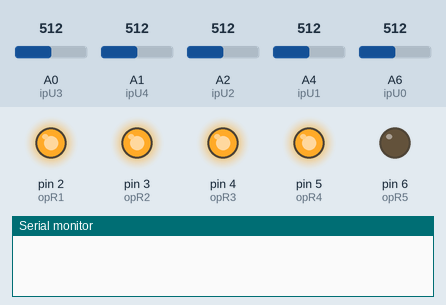
Simulated run of this sketch. Board: Arduino Nano, built with avr-gcc and run on an emulated ATmega328P. Parts: output pins drawn as LEDs (lit = HIGH), the last lines printed to the serial monitor. The test bench sets the inputs (shaded band); at power-on: A0 (ipU3) = 512, A1 (ipU4) = 512, A2 (ipU2) = 512, A4 (ipU1) = 512, A6 (ipU0) = 512.

Above: at 0.1 s.
At 2.2 s:
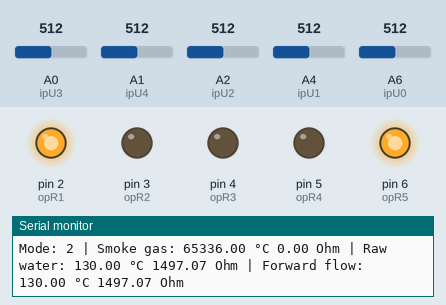
2.3 s: A0 (ipU3) set to 187
3.8 s: A0 (ipU3) set to 156
6.5 s: A1 (ipU4) set to 178
8.0 s: A1 (ipU4) set to 150
At 32.2 s:
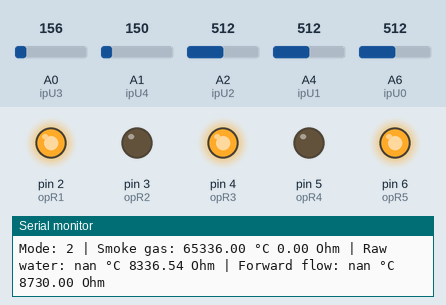
Timing chart, 0 to 32.5 s (numbered marks = the images above; inputs shaded):
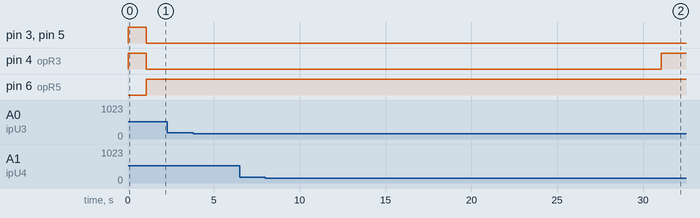

The sketch:

StoveExtension_control.ino
```cpp
/*
  StoveExtension_control

  Reads Temperature measurements, controls valves and circulating pumps to integrate a stove into a central heating system to heat raw water or/and heaters.

  Temperature Measurements:
  - Smoke gas PT1000 (4-wire)
  - Raw water PT1000 (2-wire)
  - Forward flow central heating PT1000 (2-wire)

  Valves
  - Stove heat to Raw water
  - Stove heat to Forward flow central heating

  Circulating pumps
  - Stove heat exchanger flow
  - Forward flow central heating

  modified 17 December 2022
  by Nils A. Mueller

  https://github.com/NilsAlexanderMueller/Arduino-based-central-heating-stove-extension/tree/main
*/
//-----------------------------------------------------------------------------------
//---------------------------------CONSTANTS-----------------------------------------
//-----------------------------------------------------------------------------------
const PROGMEM uint32_t PT1000R[] = {185.2, 189.52, 193.84, 198.15, 202.47, 206.77, 211.08, 215.38, 219.67, 223.97, 228.25, 232.54, 236.82, 241.1, 245.38, 249.65, 253.92, 258.19, 262.45, 266.71, 270.96, 275.22, 279.47, 283.71, 287.96, 292.2, 296.43, 300.67, 304.9, 309.13, 313.35, 317.57, 321.79, 326.01, 330.22, 334.43, 338.64, 342.84, 347.04, 351.24, 355.43, 359.63, 363.82, 368, 372.19, 376.37, 380.55, 384.72, 388.89, 393.06, 397.23, 401.4, 405.56, 409.72, 413.88, 418.03, 422.18, 426.33, 430.48, 434.62, 438.76, 442.9, 447.04, 451.17, 455.31, 459.44, 463.56, 467.69, 471.81, 475.93, 480.05, 484.16, 488.28, 492.39, 496.49, 500.6, 504.7, 508.81, 512.91, 517, 521.1, 525.19, 529.28, 533.37, 537.46, 541.54, 545.62, 549.7, 553.78, 557.86, 561.93, 566, 570.07, 574.14, 578.21, 582.27, 586.33, 590.39, 594.45, 598.5, 602.56, 606.61, 610.66, 614.71, 618.76, 622.8, 626.84, 630.88, 634.92, 638.96, 643, 647.03, 651.06, 655.09, 659.12, 663.15, 667.17, 671.2, 675.22, 679.24, 683.25, 687.27, 691.29, 695.3, 699.31, 703.32, 707.33, 711.34, 715.34, 719.34, 723.35, 727.35, 731.34, 735.34, 739.34, 743.33, 747.32, 751.31, 755.3, 759.29, 763.28, 767.26, 771.25, 775.23, 779.21, 783.19, 787.17, 791.14, 795.12, 799.09, 803.06, 807.03, 811, 814.97, 818.94, 822.9, 826.87, 830.83, 834.79, 838.75, 842.71, 846.66, 850.62, 854.57, 858.53, 862.48, 866.43, 870.38, 874.32, 878.27, 882.22, 886.16, 890.1, 894.04, 897.98, 901.92, 905.86, 909.8, 913.73, 917.67, 921.6, 925.53, 929.46, 933.39, 937.32, 941.24, 945.17, 949.09, 953.02, 956.94, 960.86, 964.78, 968.7, 972.61, 976.53, 980.44, 984.36, 988.27, 992.18, 996.09, 1000, 1003.91, 1007.81, 1011.72, 1015.62, 1019.53, 1023.43, 1027.33, 1031.23, 1035.13, 1039.03, 1042.92, 1046.82, 1050.71, 1054.6, 1058.49, 1062.38, 1066.27, 1070.16, 1074.05, 1077.94, 1081.82, 1085.7, 1089.59, 1093.47, 1097.35, 1101.23, 1105.1, 1108.98, 1112.86, 1116.73, 1120.6, 1124.47, 1128.35, 1132.21, 1136.08, 1139.95, 1143.82, 1147.68, 1151.55, 1155.41, 1159.27, 1163.13, 1166.99, 1170.85, 1174.7, 1178.56, 1182.41, 1186.27, 1190.12, 1193.97, 1197.82, 1201.67, 1205.52, 1209.36, 1213.21, 1217.05, 1220.9, 1224.74, 1228.58, 1232.42, 1236.26, 1240.09, 1243.93, 1247.77, 1251.6, 1255.43, 1259.26, 1263.09, 1266.92, 1270.75, 1274.58, 1278.4, 1282.23, 1286.05, 1289.87, 1293.7, 1297.52, 1301.33, 1305.15, 1308.97, 1312.78, 1316.6, 1320.41, 1324.22, 1328.03, 1331.84, 1335.65, 1339.46, 1343.26, 1347.07, 1350.87, 1354.68, 1358.48, 1362.28, 1366.08, 1369.87, 1373.67, 1377.47, 1381.26, 1385.06, 1388.85, 1392.64, 1396.43, 1400.22, 1404, 1407.79, 1411.58, 1415.36, 1419.14, 1422.93, 1426.71, 1430.49, 1434.26, 1438.04, 1441.82, 1445.59, 1449.37, 1453.14, 1456.91, 1460.68, 1464.45, 1468.22, 1471.98, 1475.75, 1479.51, 1483.28, 1487.04, 1490.8, 1494.56, 1498.32, 1502.08, 1505.83, 1509.59, 1513.34, 1517.1, 1520.85, 1524.6, 1528.35, 1532.1, 1535.84, 1539.59, 1543.33, 1547.08, 1550.82, 1554.56, 1558.3, 1562.04, 1565.78, 1569.52, 1573.25, 1576.99, 1580.72, 1584.45, 1588.18, 1591.91, 1595.64, 1599.37, 1603.09, 1606.82, 1610.54, 1614.27, 1617.99, 1621.71, 1625.43, 1629.15, 1632.86, 1636.58, 1640.3, 1644.01, 1647.72, 1651.43, 1655.14, 1658.85, 1662.56, 1666.27, 1669.97, 1673.68, 1677.38, 1681.08, 1684.78, 1688.48, 1692.18, 1695.88, 1699.58, 1703.27, 1706.96, 1710.66, 1714.35, 1718.04, 1721.73, 1725.42, 1729.1, 1732.79, 1736.48, 1740.16, 1743.84, 1747.52, 1751.2, 1754.88, 1758.56, 1762.24, 1765.91, 1769.59, 1773.26, 1776.93, 1780.6, 1784.27, 1787.94, 1791.61, 1795.28, 1798.94, 1802.6, 1806.27, 1809.93, 1813.59, 1817.25, 1820.91, 1824.56, 1828.22, 1831.88, 1835.53, 1839.18, 1842.83, 1846.48, 1850.13, 1853.78, 1857.43, 1861.07, 1864.72, 1868.36, 1872, 1875.64, 1879.28, 1882.92, 1886.56, 1890.19, 1893.83, 1897.46, 1901.1, 1904.73, 1908.36, 1911.99, 1915.62, 1919.24, 1922.87, 1926.49, 1930.12, 1933.74, 1937.36, 1940.98, 1944.6, 1948.22, 1951.83, 1955.45, 1959.06, 1962.68, 1966.29, 1969.9, 1973.51, 1977.12, 1980.73, 1984.33, 1987.94, 1991.54, 1995.14, 1998.75, 2002.35, 2005.95, 2009.54, 2013.14, 2016.74, 2020.33, 2023.93, 2027.52, 2031.11, 2034.7, 2038.29, 2041.88, 2045.46, 2049.05, 2052.63, 2056.22, 2059.8, 2063.38, 2066.96, 2070.54, 2074.11, 2077.69, 2081.27, 2084.84, 2088.41, 2091.98, 2095.55, 2099.12, 2102.69, 2106.26, 2109.82, 2113.39, 2116.95, 2120.52, 2124.08, 2127.64, 2131.2, 2134.75, 2138.31, 2141.87, 2145.42, 2148.97, 2152.52, 2156.08, 2159.62, 2163.17, 2166.72, 2170.27, 2173.81, 2177.36, 2180.9, 2184.44, 2187.98, 2191.52, 2195.06, 2198.6, 2202.13, 2205.67, 2209.2, 2212.73, 2216.26, 2219.79, 2223.32, 2226.85, 2230.38, 2233.9, 2237.43, 2240.95, 2244.47, 2247.99, 2251.51, 2255.03, 2258.55, 2262.06, 2265.58, 2269.09, 2272.6, 2276.12, 2279.63, 2283.14, 2286.64, 2290.15, 2293.66, 2297.16, 2300.66, 2304.17, 2307.67, 2311.17, 2314.67, 2318.16, 2321.66, 2325.16, 2328.65, 2332.14, 2335.64, 2339.13, 2342.62, 2346.1, 2349.59, 2353.08, 2356.56, 2360.05, 2363.53, 2367.01, 2370.49, 2373.97, 2377.45, 2380.93, 2384.4, 2387.88, 2391.35, 2394.82, 2398.29, 2401.76, 2405.23, 2408.7, 2412.17, 2415.63, 2419.1, 2422.56, 2426.02, 2429.48, 2432.94, 2436.4, 2439.86, 2443.31, 2446.77, 2450.22, 2453.67, 2457.13, 2460.58, 2464.03, 2467.47, 2470.92, 2474.37, 2477.81, 2481.25, 2484.7, 2488.14, 2491.58, 2495.02, 2498.45, 2501.89, 2505.33, 2508.76, 2512.19, 2515.62, 2519.06, 2522.48, 2525.91, 2529.34, 2532.77, 2536.19, 2539.62, 2543.04, 2546.46, 2549.88, 2553.3, 2556.72, 2560.13, 2563.55, 2566.96, 2570.38, 2573.79, 2577.2, 2580.61, 2584.02, 2587.43, 2590.83, 2594.24, 2597.64, 2601.05, 2604.45, 2607.85, 2611.25, 2614.65, 2618.04, 2621.44, 2624.83, 2628.23, 2631.62, 2635.01, 2638.4, 2641.79, 2645.18, 2648.57, 2651.95, 2655.34, 2658.72, 2662.1, 2665.48, 2668.86, 2672.24, 2675.62, 2679, 2682.37, 2685.74, 2689.12, 2692.49, 2695.86, 2699.23, 2702.6, 2705.97, 2709.33, 2712.7, 2716.06, 2719.42, 2722.78, 2726.14, 2729.5, 2732.86, 2736.22, 2739.57, 2742.93, 2746.28, 2749.63, 2752.98, 2756.33, 2759.68, 2763.03, 2766.38, 2769.72, 2773.07, 2776.41, 2779.75, 2783.09, 2786.43, 2789.77, 2793.11, 2796.44, 2799.78, 2803.11, 2806.44, 2809.78, 2813.11, 2816.43, 2819.76, 2823.09, 2826.41, 2829.74, 2833.06, 2836.38, 2839.71, 2843.03, 2846.34, 2849.66, 2852.98, 2856.29, 2859.61, 2862.92, 2866.23, 2869.54, 2872.85, 2876.16, 2879.47, 2882.77, 2886.08, 2889.38, 2892.68, 2895.99, 2899.29, 2902.58, 2905.88, 2909.18, 2912.47, 2915.77, 2919.06, 2922.35, 2925.65, 2928.94, 2932.22, 2935.51, 2938.8, 2942.08, 2945.37, 2948.65, 2951.93, 2955.21, 2958.49, 2961.77, 2965.05, 2968.32, 2971.6, 2974.87, 2978.14, 2981.42, 2984.69, 2987.95, 2991.22, 2994.49, 2997.75, 3001.02, 3004.28, 3007.54, 3010.8, 3014.06, 3017.32, 3020.58, 3023.84, 3027.09, 3030.35, 3033.6, 3036.85, 3040.1, 3043.35, 3046.6, 3049.85, 3053.09, 3056.34, 3059.58, 3062.82, 3066.06, 3069.3, 3072.54, 3075.78, 3079.02, 3082.25, 3085.49, 3088.72, 3091.95, 3095.18, 3098.41, 3101.64, 3104.87, 3108.1, 3111.32, 3114.54, 3117.77, 3120.99, 3124.21, 3127.43, 3130.65, 3133.86, 3137.08, 3140.29, 3143.51, 3146.72, 3149.93, 3153.14, 3156.35, 3159.56, 3162.77, 3165.97, 3169.18, 3172.38, 3175.58, 3178.78, 3181.98, 3185.18, 3188.38, 3191.57, 3194.77, 3197.96, 3201.16, 3204.35, 3207.54, 3210.73, 3213.91, 3217.1, 3220.29, 3223.47, 3226.66, 3229.84, 3233.02, 3236.2, 3239.38, 3242.56, 3245.73, 3248.91, 3252.08, 3255.26, 3258.43, 3261.6, 3264.77, 3267.94, 3271.1, 3274.27, 3277.44, 3280.6, 3283.76, 3286.92, 3290.08, 3293.24, 3296.4, 3299.56, 3302.71, 3305.87, 3309.02, 3312.17, 3315.33, 3318.48, 3321.62, 3324.77, 3327.92, 3331.06, 3334.21, 3337.35, 3340.49, 3343.63, 3346.77, 3349.91, 3353.05, 3356.19, 3359.32, 3362.46, 3365.59, 3368.72, 3371.85, 3374.98, 3378.11, 3381.23, 3384.36, 3387.48, 3390.61, 3393.73, 3396.85, 3399.97, 3403.09, 3406.21, 3409.32, 3412.44, 3415.55, 3418.67, 3421.78, 3424.89, 3428, 3431.11, 3434.22, 3437.32, 3440.43, 3443.53, 3446.63, 3449.73, 3452.84, 3455.93, 3459.03, 3462.13, 3465.22, 3468.32, 3471.41, 3474.51, 3477.6, 3480.69, 3483.78, 3486.86, 3489.95, 3493.03, 3496.12, 3499.2, 3502.28, 3505.36, 3508.44, 3511.52, 3514.6, 3517.68, 3520.75, 3523.82, 3526.9, 3529.97, 3533.04, 3536.11, 3539.18, 3542.24, 3545.31, 3548.37, 3551.44, 3554.5, 3557.56, 3560.62, 3563.68, 3566.74, 3569.79, 3572.85, 3575.9, 3578.96, 3582.01, 3585.06, 3588.11, 3591.16, 3594.2, 3597.25, 3600.29, 3603.34, 3606.38, 3609.42, 3612.46, 3615.5, 3618.54, 3621.58, 3624.61, 3627.65, 3630.68, 3633.71, 3636.74, 3639.77, 3642.8, 3645.83, 3648.86, 3651.88, 3654.91, 3657.93, 3660.95, 3663.97, 3666.99, 3670.01, 3673.03, 3676.04, 3679.06, 3682.07, 3685.08, 3688.1, 3691.11, 3694.12, 3697.12, 3700.13, 3703.14, 3706.14, 3709.14, 3712.15, 3715.15, 3718.15, 3721.15, 3724.14, 3727.14, 3730.13, 3733.13, 3736.12, 3739.11, 3742.1, 3745.09, 3748.08, 3751.07, 3754.06, 3757.04, 3760.02, 3763.01, 3765.99, 3768.97, 3771.95, 3774.93, 3777.9, 3780.88, 3783.85, 3786.83, 3789.8, 3792.77, 3795.74, 3798.71, 3801.67, 3804.64, 3807.61, 3810.57, 3813.53, 3816.5, 3819.46, 3822.42, 3825.37, 3828.33, 3831.29, 3834.24, 3837.2, 3840.15, 3843.1, 3846.05, 3849, 3851.95, 3854.89, 3857.84, 3860.78, 3863.73, 3866.67, 3869.61, 3872.55, 3875.49, 3878.43, 3881.36, 3884.3, 3887.23, 3890.16, 3893.1, 3896.03, 3898.96, 3901.88, 3904.81, 3907.74, 3910.66, 3913.59, 3916.51, 3919.43, 3922.35, 3925.27, 3928.19, 3931.1};
const double R0 = 1500; //Resistance value used for voltage divider
const int RTu = 1309; //Smoke gas 80 °C
const int RTl = 1232; //Smoke gas 60 °C
const int RTBu = 1232; //60 °C //1309; //Raw water 80 °C (60)
const int RTBl = 1194; //50 °C //1271; //Raw water 70 °C
const int RTVu = 1308; //80 °C //1232; //Forward flow Central heating system 60 °C
const int period = 1000; // Step size in milliseconds
const int koffset = -201;
const int period2 = 30000; // Active time period in milliseconds

//Input pins ("i"nput "p"in Voltage"U" number"0-2") (Pins 19-26)
//|----[||||]---*---[||||]--*--->>
//GND    R0  (A6,A4)  RT   (A2) Vcc
const int ipU0 = A6; //U_R (1)
const int ipU1 = A4; //U_PT1000_1_1 //4-wire-Smoke gas
const int ipU2 = A2; //U_PT1000_1_2 //4-wire-Smoke gas
//|----[||||]---*---[||||]--->> //
//GND    R0 (A0)/(A1) RT     Vcc
const int ipU3 = A0; //U_PT1000_2 //2-wire-Raw water
const int ipU4 = A1; //U_PT1000_3 //2-wire-Forward flow

//Output pins ("o"utput "p"in "R"elay number"1..4") (Pins 0-1;5-15))
const int opR1 = 2; //Relay IN1 //V1    //low-Active relay  //Raw water
const int opR2 = 3; //Relay IN2 //V2    //low-Active relay  //Central heating system Forward flow
const int opR3 = 4; //Relay IN3 //V_on  //low-Active relay  //Energy for Valves
const int opR4 = 5; //Relay IN4 //P1    //low-Active relay  //Circulating pump Stove
const int opR5 = 6; //Relay IN5 //P2    //high-Active relay //Circulating pump Forward flow Heating circuit

//-----------------------------------------------------------------------------------
//---------------------------------VARIABLES-----------------------------------------
//-----------------------------------------------------------------------------------

//Input values ("I"nput "V"alue Voltage"U" Number"0-4")
double ivU0 = 0;
double ivU1 = 0;
double ivU2 = 0;
double ivU3 = 0;
double ivU4 = 0;

//Output values ("O"utput "V"alue "R"elay Number"1..4" "N"ew)
int ovR1 = 1; int ovR1n = 1;
int ovR2 = 1; int ovR2n = 1;
int ovR3 = 1; int ovR3n = 1;
int ovR4 = 1; int ovR4n = 1;
int ovR5 = 0; int ovR5n = 0;

//Calculation
double RT = 0; //PT1000 resistance Smoke gas
double RTB = 0; //PT1000 resistance Raw water
double RTV = 0; //PT1000 resistance Forward flow
unsigned long pMillis = 0;
int Temp = 0; //Temperature
int TempDif = 29000; //n-1 Temperature Difference
int x2 = 0; //n Temperature Difference
int mode = 0;
int is_active = 0;
unsigned long cMillis2 = 0;
unsigned long pMillis2 = 0;

//-----------------------------------------------------------------------------------
//---------------------------------SETUP---------------------------------------------
//-----------------------------------------------------------------------------------

void setup() {
  // Set Outputs as input and set default state
  pinMode(opR1, OUTPUT); digitalWrite(opR1, HIGH);
  pinMode(opR2, OUTPUT); digitalWrite(opR2, HIGH);
  pinMode(opR3, OUTPUT); digitalWrite(opR3, HIGH);
  pinMode(opR4, OUTPUT); digitalWrite(opR4, HIGH);
  pinMode(opR5, OUTPUT); digitalWrite(opR5, LOW);
  // Initialize Serial communication
  Serial.begin(9600);
  delay(1000);
}

//-----------------------------------------------------------------------------------
//---------------------------------MAIN----------------------------------------------
//-----------------------------------------------------------------------------------

void loop() {
  unsigned long cMillis = millis(); //Check period
  if (cMillis - pMillis >= period) {
    pMillis = cMillis;

    readInput(); //Read Input values
    calcR(); //Calulate Resistances RT, RTB, RTV / temperatures
    setMode(); //Control logic: Set operating mode depending on temperatures
    setOutput(mode); //Set Outputs depending on calculated mode
    setActuatorsPower(); //Set actuators power if V1 or V2 need to change status
    writeSerial(); //Send values to serial
    writeOutput(); //Write Output values
  }
}

//-----------------------------------------------------------------------------------
//---------------------------------FUNCTIONS-----------------------------------------
//-----------------------------------------------------------------------------------

//---------------------------------RtoT_PT1000---------------------------------------
double RtoT_PT1000(double R){ //Calculate temperature value from resistance value using look-up table within boundaries, using function out of bounds
  double a = 3.9083E-03;
  double b = -5.7750E-07;
  uint32_t Rtable = 0;
  double rTemp = 0;
  for (uint16_t k = 0; k < 1060; k++) {
    if (R > 3931){
      rTemp = (-1000*a+sqrt(1000000*a*a-4000*b*(1000-R)))/(2000*b);
      return rTemp;
    }
    Rtable = pgm_read_word_near(PT1000R + k);
    x2 = abs(Rtable - R);

    if (x2 > TempDif) {
      rTemp = k+koffset;
      TempDif = 29000;
      x2 = 0;
      return rTemp;
    } else {
      TempDif = x2;
    }
  }
  return 9999;
}

//---------------------------------readInput-----------------------------------------
void readInput(){ //Read voltages from ADC with 4-values-average
  ivU0 = 0; ivU1 = 0; ivU2 = 0; ivU3 = 0; ivU4 = 0;
  for (int k=0;k<4;k++){ //oversampling
    ivU0 += analogRead(ipU0); //Voltage U0:U_R0 min Value: 0/Gnd max Value: 1023/Vcc
    ivU1 += analogRead(ipU1); //Voltage U1:U_RT1 min Value: 0/Gnd max Value: 1023/Vcc
    ivU2 += analogRead(ipU2); //Voltage U2:U_RT2 min Value: 0/Gnd max Value: 1023/Vcc
    ivU3 += analogRead(ipU3); //Voltage U3:U_RTB min Value: 0/Gnd max Value: 1023/Vcc
    ivU4 += analogRead(ipU4); //Voltage U4:U_RTV min Value: 0/Gnd max Value: 1023/Vcc
  }
  ivU0 = ivU0 / 4; ivU1 = ivU1 / 4; ivU2 = ivU2 / 4; ivU3 = ivU3 / 4; ivU4 = ivU4 / 4; //averaging
  return;
}

//---------------------------------calcR---------------------------------------------
void calcR(){ //Calculate Resistances from ADC voltage measurements
  RT = R0 * abs(ivU2 - ivU1) / ivU0; // Calc RT
  RTB = R0 * (1023/ivU3 - 1); // Calc RTB
  RTV = R0 * (1023/ivU4 - 1); // Calc RTV
  return;
}

//---------------------------------setMode-------------------------------------------
void setMode(){ //Control Logic: Set operating modes depending on temperatures / resistance values
  if ((RT > RTu) & (is_active == 0) & (mode != 2)) mode = 1; //Turn On (Raw water heating)
  if ((RT > RTu) & (is_active == 0) & (mode == 2) && (RTB < RTBl)) mode = 1; //Turn On (Raw water heating)
  if ((RT > RTu) & (RTB > RTBu) & (is_active == 0)) mode = 2; //Switch Raw water heizen -> Central heating system Forward flow heizen

  if ((RT < RTl)) mode = 0; //Turn Off

  if (RT < 1000 || RT > 6000 || RTB < 1000 || RTB > 3000 || RTV < 1000 || RTV > 3000) mode = 2; //ERROR Measurement implausible! (Safe Mode = Mode 2) (0...1715 °C)

  return;
}

//---------------------------------setOutputs----------------------------------------
void setOutput(int mode) { //Set new output values depending on selected operating mode
  switch (mode){ //Set outputs
    case 0: //Turn Off
      ovR1n = 1;
      ovR2n = 1;
      ovR4n = 1;
      ovR5n = 0;
      break;
    case 1: //Turn On Standard (Raw water an)
      ovR4n = 0; //P1
      ovR1n = 0; //V1
      ovR5n = 0; //P2
      break;
    case 2: //Switch Raw water -> Forward flow (Forward flow an)
      ovR4n = 0; //P1
      ovR1n = 1; //V1
      ovR2n = 0; //V2
      ovR5n = 1; //P2
      break;
  }
  return;
}

//---------------------------------setActuatorsPower---------------------------------
void setActuatorsPower(){ // Power actuators for 30 sec after setting outputs
  // Turn actuators on if output status changed compared to last iteration
  if (ovR1 != ovR1n || ovR2 != ovR2n){ //Set active (Actors 30 sec energy)
    is_active = 1;
    pMillis2 = millis();
    ovR3n = 0;
  }

  // Turn actuators off if time period (30 sec) is over
  cMillis2 = millis(); //Check period
  if ((cMillis2 - pMillis2 >= period2) & is_active == 1) { //Set passive (Turn Off Actors after 30 sec)
    is_active = 0;
    ovR3n = 1;
  }
  return;
}

//---------------------------------writeOutput---------------------------------------
void writeOutput(){ //Write new output values to current output states and wirte output states to Digital Outputs
  ovR1 = ovR1n;
  ovR2 = ovR2n;
  ovR3 = ovR3n;
  ovR4 = ovR4n;
  ovR5 = ovR5n;
  digitalWrite(opR1, ovR1); //V1
  digitalWrite(opR2, ovR2); //V2
  digitalWrite(opR3, ovR3); //V_on
  digitalWrite(opR4, ovR4); //P1
  digitalWrite(opR5, ovR5); //P2
  return;
}

//---------------------------------writeSerial---------------------------------------
void writeSerial(){ //Send status report to serial
  Serial.print("Mode: "); Serial.print(mode);
  Serial.print(" | Smoke gas: "); Serial.print(RtoT_PT1000(RT)); Serial.print(" °C "); Serial.print(RT); Serial.print(" Ohm |");
  Serial.print(" Raw water: "); Serial.print(RtoT_PT1000(RTB)); Serial.print(" °C "); Serial.print(RTB); Serial.print(" Ohm |");
  Serial.print(" Forward flow: "); Serial.print(RtoT_PT1000(RTV)); Serial.print(" °C "); Serial.print(RTV); Serial.println(" Ohm");
  return;
}
```

Measured:
- the behaviour switches between 169 and 168 on A1 (ipU4) (found by bisection; images 1 and 2)
